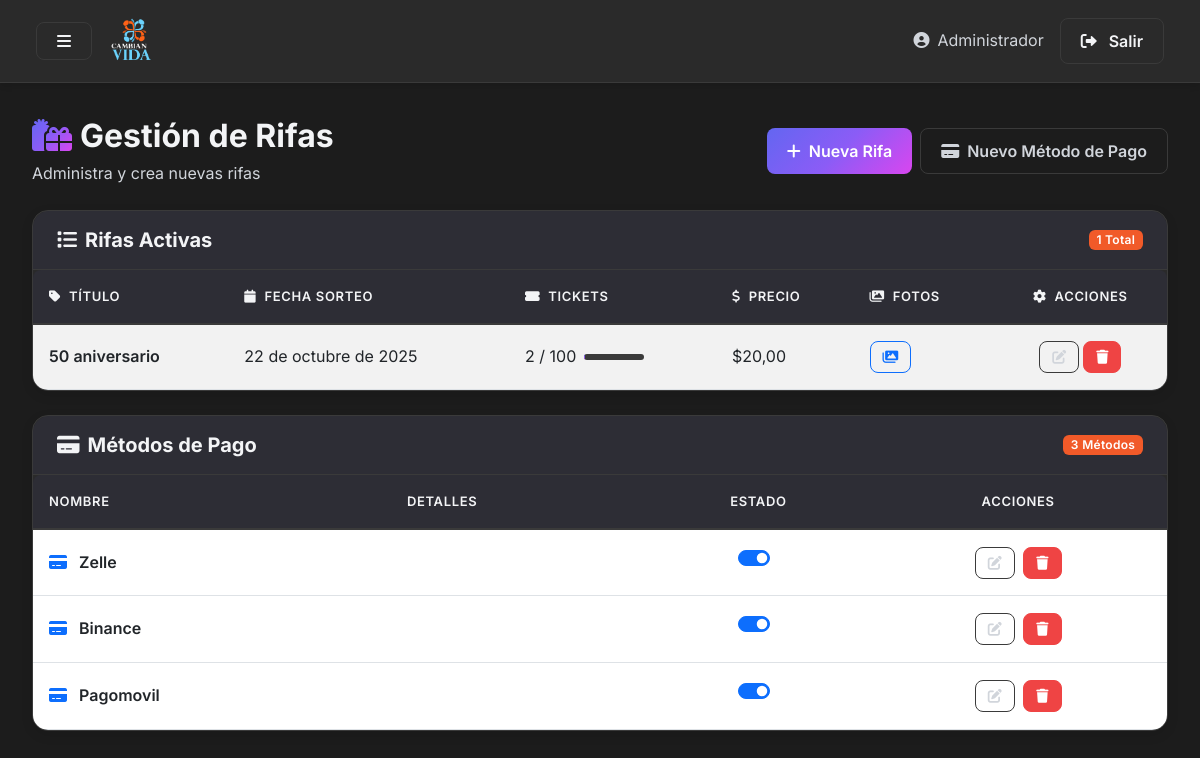
/app2/control/ (signed in), run on an earlier commit of the app's database.
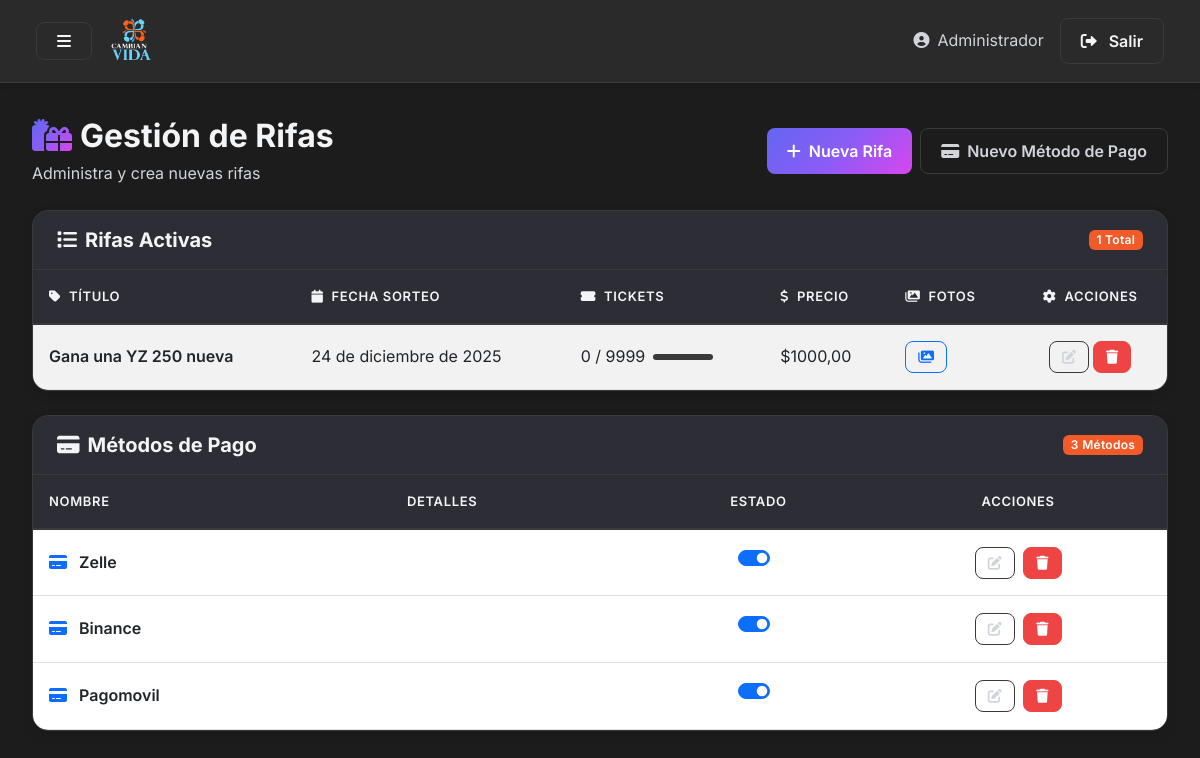
And on a later commit of the database.
### app1/models.py (models this page shows, shortened)
class Rifa(models.Model):
    titulo = models.CharField(max_length=200)
    descripcion = models.TextField(blank=True)
    fecha_sorteo = models.DateField()
    total_tickets = models.PositiveIntegerField(default=100)
    precio = models.DecimalField(max_digits=10, decimal_places=2, default=0)
    winner_ticket = models.ForeignKey('Ticket', null=True, blank=True, on_delete=models.SET_NULL, related_name='won_rifa')
    class Meta:
        ordering = ['-fecha_sorteo', 'titulo']
    @property
    def tickets_sold(self):
        return self.tickets.count()

class PaymentMethod(models.Model):
    nombre = models.CharField(max_length=200)
    detalles = models.TextField(blank=True, help_text='Instrucciones o datos para el pago, p.ej. número de cuenta, titular, nota')
    activo = models.BooleanField(default=True)
    creado_en = models.DateTimeField(auto_now_add=True)
    class Meta:
        ordering = ['-creado_en', 'nombre']

### app2/views.py (the view, shortened to what this page needs)
# urls.py: path('control/', views.control, name='control'),
def control(request):
    user_id = request.session.get('user_admin_id')
    if not user_id:
        messages.error(request, 'Debe iniciar sesión primero')
        return redirect('login')
    try:
        user = User_admin.objects.get(id=user_id)
    except User_admin.DoesNotExist:
        messages.error(request, 'Usuario no encontrado')
        return redirect('login')
    rifas = crud_rifas.obtener_rifas()
    app_methods = app1_crud.obtener_todos_metodos()
    rifas_list = []
    for r in rifas:
        images = []
        try:
            for img in r.images.all():
                try:
                    images.append(img.image.url)
                except Exception:
                    continue
        except Exception:
            images = []
        rifas_list.append({
            'id': r.id,
            'titulo': r.titulo,
            'descripcion': r.descripcion,
            'fecha_sorteo': r.fecha_sorteo.isoformat() if getattr(r, 'fecha_sorteo', None) else None,
            'total_tickets': r.total_tickets,
            'precio': float(r.precio) if getattr(r, 'precio', None) is not None else 0,
            'images': images,
            'tickets_sold': getattr(r, 'tickets', None) and r.tickets.count() or 0,
        })
    rifas_json = json.dumps(rifas_list, cls=DjangoJSONEncoder)
    context = {
        'rifas': rifas,
        'app_methods': app_methods,
        'rifas_json': rifas_json,
    }
    return render(request, 'control.html', context)

### app1/crud.py (called while the page is built)
def obtener_todos_metodos():
    return PaymentMethod.objects.all().prefetch_related('fields').order_by('-creado_en')

### app2/crud.py (called while the page is built)
def obtener_rifas():
    return Rifa.objects.all().prefetch_related('images')

### app2/templates/control.html (shortened to what this page needs)
{% load static %}
<!DOCTYPE html>
<html lang="es">
<head>
    <link href="https://cdn.jsdelivr.net/npm/bootstrap@5.3.0/dist/css/bootstrap.min.css" rel="stylesheet">
    <link rel="stylesheet" href="https://cdnjs.cloudflare.com/ajax/libs/font-awesome/6.0.0/css/all.min.css">
    <link rel="stylesheet" href="{% static 'css/paneles-style.css' %}">
</head>
<body>
    <nav class="navbar navbar-expand-lg navbar-dark">
      <div class="container-fluid">
        <button class="btn btn-outline-light me-3" id="sidebarToggle">
          <i class="fas fa-bars"></i>
        </button>
        <img src="{% static 'images/cambiando vidas def-04.png' %}" alt="Logo" height="50" class="me-2">
        <div class="ms-auto d-flex align-items-center">
          <span class="text-secondary me-3 d-none d-md-inline">
            <i class="fas fa-user-circle me-2"></i>Administrador
          </span>
          <a href="{% url 'login' %}" class="btn btn-outline-light">
            <i class="fas fa-sign-out-alt"></i>
            <span class="d-none d-md-inline ms-1">Salir</span>
          </a>
        </div>
      </div>
    </nav>
  <div class="d-flex toggled" id="wrapper" style="min-height: 100vh;">
      <div class="flex-grow-1" id="page-content-wrapper">
        <div class="d-flex justify-content-between align-items-center mb-4">
            <div>
                <h2 class="mb-1">
                    <i class="fas fa-gifts me-2 text-gradient"></i>Gestión de Rifas
                </h2>
                <p class="text-secondary mb-0">Administra y crea nuevas rifas</p>
            </div>
            <div class="d-flex gap-2">
              <button class="btn btn-primary" data-bs-toggle="modal" data-bs-target="#createRifaModal">
                <i class="fas fa-plus"></i> Nueva Rifa
              </button>
              <button class="btn btn-outline-secondary" data-bs-toggle="modal" data-bs-target="#createPaymentModal">
                <i class="fas fa-credit-card"></i> Nuevo Método de Pago
              </button>
            </div>
        </div>
        <div class="card mb-4">
            <div class="card-header d-flex justify-content-between align-items-center">
                <h5 class="mb-0">
                    <i class="fas fa-list me-2"></i>Rifas Activas
                </h5>
                <span class="badge bg-primary">{{ rifas|length }} Total</span>
            </div>
            <div class="card-body p-0">
                <div class="table-responsive">
                    <table class="table table-hover table-striped mb-0">
                        <thead>
                            <tr>
                                <th><i class="fas fa-tag me-2"></i>Título</th>
                                <th><i class="fas fa-calendar me-2"></i>Fecha Sorteo</th>
                                <th><i class="fas fa-ticket-alt me-2"></i>Tickets</th>
                                <th><i class="fas fa-dollar-sign me-2"></i>Precio</th>
                                <th><i class="fas fa-images me-2"></i>Fotos</th>
                                <th class="text-center"><i class="fas fa-cog me-2"></i>Acciones</th>
                            </tr>
                        </thead>
                        <tbody>
                            {% for rifa in rifas %}
                            <tr>
                                <td class="fw-semibold">{{ rifa.titulo }}</td>
                                <td>{{ rifa.fecha_sorteo }}</td>
                                <td>
                                    <div class="d-flex align-items-center gap-2">
                                        <span>{{ rifa.tickets_sold }} / {{ rifa.total_tickets }}</span>
                                        <div class="progress" style="width: 60px; height: 6px;">
                                        </div>
                                    </div>
                                </td>
                <td>
                  ${{ rifa.precio|default:0|floatformat:2 }}
                </td>
                <td>
                  {% if rifa.images.all %}
                    <button type="button" class="btn btn-sm btn-outline-primary view-photos-btn" data-id="{{ rifa.id }}" title="Ver fotos">
                    <i class="fas fa-images"></i>
                    </button>
                  {% else %}
                    <span class="text-muted">Sin imágenes</span>
                  {% endif %}
                </td>
                                <td class="text-center">
                  <div class="d-flex justify-content-center gap-1">
                    <button type="button" class="btn btn-sm btn-outline-secondary edit-rifa-btn" data-id="{{ rifa.id }}" data-titulo="{{ rifa.titulo|escapejs }}" data-fecha="{{ rifa.fecha_sorteo }}" data-total="{{ rifa.total_tickets }}" data-desc="{{ rifa.descripcion|escapejs }}" data-precio="{{ rifa.precio|default:0 }}" data-bs-toggle="modal" data-bs-target="#editRifaModal">
                      <i class="fas fa-edit"></i>
                    </button>
                    <form method="post" style="display:inline;">
                      <button type="submit" class="btn btn-danger btn-sm" title="Eliminar">
                        <i class="fas fa-trash"></i>
                      </button>
                    </form>
                  </div>
                                </td>
                            </tr>
                            {% endfor %}
                        </tbody>
                    </table>
                </div>
            </div>
        </div>
        <div class="card">
          <div class="card-header d-flex justify-content-between align-items-center">
            <h5 class="mb-0">
                <i class="fas fa-credit-card me-2"></i>Métodos de Pago
            </h5>
            <span class="badge bg-primary">{{ app_methods|length }} Métodos</span>
          </div>
          <div class="card-body p-0">
            <div class="table-responsive">
                <table class="table table-hover mb-0">
                  <thead>
                    <tr>
                      <th>Nombre</th>
                      <th>Detalles</th>
                      <th class="text-center">Estado</th>
                      <th class="text-center">Acciones</th>
                    </tr>
                  </thead>
                  <tbody>
                  {% for metodo in app_methods %}
                    <tr>
                      <td class="fw-semibold">
                        <i class="fas fa-credit-card me-2 text-primary"></i>
                        {{ metodo.nombre }}
                      </td>
                      <td style="max-width:400px;">
                      </td>
                      <td class="text-center">
                        <form method="post" class="d-inline toggle-active-form" id="toggle-form-{{ metodo.id }}">
                          <div class="form-check form-switch d-inline-block">
                            <input class="form-check-input toggle-active-input" type="checkbox"
                                   id="toggleActive{{ metodo.id }}" {% if metodo.activo %}checked{% endif %}>
                          </div>
                        </form>
                      </td>
                      <td class="text-center">
                        <button type="button" class="btn btn-sm btn-outline-secondary edit-method-btn me-1"
                                data-id="{{ metodo.id }}"
                                data-name="{{ metodo.nombre|escapejs }}"
                                data-fields='[{% for f in metodo.fields.all %}{"field_name":"{{ f.field_name|escapejs }}","field_value":"{{ f.field_value|escapejs }}"}{% if not forloop.last %},{% endif %}{% endfor %}]'
                                data-bs-toggle="modal"
                                data-bs-target="#editPaymentModal">
                            <i class="fas fa-edit"></i>
                        </button>
                        <form method="post" class="d-inline">
                          <button type="submit" class="btn btn-sm btn-danger">
                            <i class="fas fa-trash"></i>
                          </button>
                        </form>
                      </td>
                    </tr>
                  {% endfor %}
                  </tbody>
                </table>
            </div>
          </div>
        </div>
      </div>
    </div>
    <div aria-live="polite" aria-atomic="true" class="position-fixed top-0 end-0 p-3" style="z-index: 3000;">
    </div>
</body>
</html>

### assets/css/paneles-style.css (style rules this page uses)
:root { --primary: #f15a29; --primary-dark: #d14820; --primary-light: #ff7a4d; --secondary: #66c7e6; --secondary-dark: #4ba8c7; --secondary-light: #8dd9f0; --dark-blue: #004e7c; --dark-blue-light: #006ba3; --dark-bg: #1c1c1c; --dark-surface: #2a2a2a; --dark-border: #3a3a3a; --text-primary: #f3f4f6; --text-secondary: #d1d5db; --text-muted: #9ca3af; --accent-success: #10b981; --accent-warning: #f59e0b; --accent-error: #ef4444; --gradient-primary: linear-gradient(135deg, #6366f1 0%, #8b5cf6 50%, #d946ef 100%); --radius-sm: 0.375rem; --radius-md: 0.5rem; --radius-lg: 0.75rem; --radius-xl: 1rem; --transition: all 0.3s cubic-bezier(0.4, 0, 0.2, 1); --spacing-xs: 0.5rem; --spacing-sm: 0.75rem; --spacing-md: 1rem; --spacing-lg: 1.5rem; --spacing-xl: 2rem; }
* { margin: 0; padding: 0; box-sizing: border-box; }
html, body { overflow-x: hidden; width: 100%; position: relative; }
html { scroll-behavior: smooth; }
body { font-family: "Inter", -apple-system, BlinkMacSystemFont, "Segoe UI", Roboto, sans-serif; background-color: var(--dark-bg); color: var(--text-primary); overflow-x: hidden; line-height: 1.6; }
.navbar { background-color: var(--dark-surface) !important; border-bottom: 1px solid var(--dark-border); box-shadow: 0 4px 6px -1px rgba(0, 0, 0, 0.1); padding: 1rem 1.5rem; position: sticky; top: 0; z-index: 1020; }
.navbar .btn-outline-light { border-color: var(--dark-border); color: var(--text-primary); transition: var(--transition); }
.navbar img { max-height: 50px; height: auto; width: auto; }
#page-content-wrapper { min-width: 100vw; background-color: var(--dark-bg); padding: 2rem; margin-left: 250px; transition: margin-left 0.3s ease-out; min-height: 100vh; }
#wrapper.toggled #page-content-wrapper { margin-left: 0; }
h2, h3, h4, h5 { color: var(--text-primary); font-weight: 700; line-height: 1.3; }
h2 { font-size: clamp(1.5rem, 4vw, 2rem); }
h5 { font-size: clamp(1rem, 2vw, 1.25rem); }
.card { background-color: var(--dark-surface); border: 1px solid var(--dark-border); border-radius: var(--radius-xl); box-shadow: 0 4px 12px rgba(0, 0, 0, 0.1); transition: var(--transition); overflow: hidden; }
.card-header { background-color: rgba(99, 102, 241, 0.05); border-bottom: 1px solid var(--dark-border); border-radius: var(--radius-xl) var(--radius-xl) 0 0 !important; padding: 1rem 1.5rem; font-weight: 600; color: var(--text-primary); display: flex; flex-wrap: wrap; gap: 0.5rem; align-items: center; justify-content: space-between; }
.card-body { padding: 1.5rem; color: var(--text-secondary); }
.table-responsive { overflow-x: auto; -webkit-overflow-scrolling: touch; border-radius: var(--radius-md); }
.table { color: var(--text-primary); margin-bottom: 0; min-width: 800px; }
.table thead th { background-color: rgba(99, 102, 241, 0.05); border-bottom: 2px solid var(--dark-border); color: var(--text-primary); font-weight: 600; text-transform: uppercase; font-size: 0.8125rem; letter-spacing: 0.05em; padding: 1rem; white-space: nowrap; }
.table tbody td { border-top: 1px solid var(--dark-border); padding: 1rem; vertical-align: middle; }
.table-striped tbody tr:nth-of-type(odd) { background-color: rgba(99, 102, 241, 0.02); }
.table-hover tbody tr { transition: var(--transition); }
.btn { border-radius: var(--radius-md); font-weight: 600; padding: 0.625rem 1.25rem; transition: var(--transition); display: inline-flex; align-items: center; gap: 0.5rem; min-height: 38px; justify-content: center; }
.btn-primary { background: var(--gradient-primary); border: none; color: white; }
.btn-danger { background-color: var(--accent-error); border-color: var(--accent-error); }
.btn-outline-secondary { border-color: var(--dark-border); color: var(--text-secondary); }
.btn-sm { padding: 0.375rem 0.75rem; font-size: 0.875rem; min-height: 32px; }
.badge { padding: 0.35em 0.65em; font-weight: 600; border-radius: var(--radius-sm); font-size: 0.75rem; letter-spacing: 0.025em; }
.badge.bg-primary { background-color: var(--primary) !important; }
.progress { background-color: var(--dark-border); border-radius: var(--radius-sm); overflow: hidden; }
.text-gradient { background: var(--gradient-primary); -webkit-background-clip: text; -webkit-text-fill-color: transparent; background-clip: text; }
.text-secondary { color: var(--text-secondary) !important; }
.card, .alert { animation: fadeIn 0.3s ease-out; }
.fw-semibold, .fw-bold { color: var(--text-primary); }

What changed in the data, as far as the page shows it:
removed Rifa: titulo "50 aniversario", fecha_sorteo "22 de octubre de 2025", tickets_sold "2", total_tickets "100", precio "20,00"
added Rifa: titulo "Gana una YZ 250 nueva", fecha_sorteo "24 de diciembre de 2025", tickets_sold "0", total_tickets "9999", precio "1000,00"
